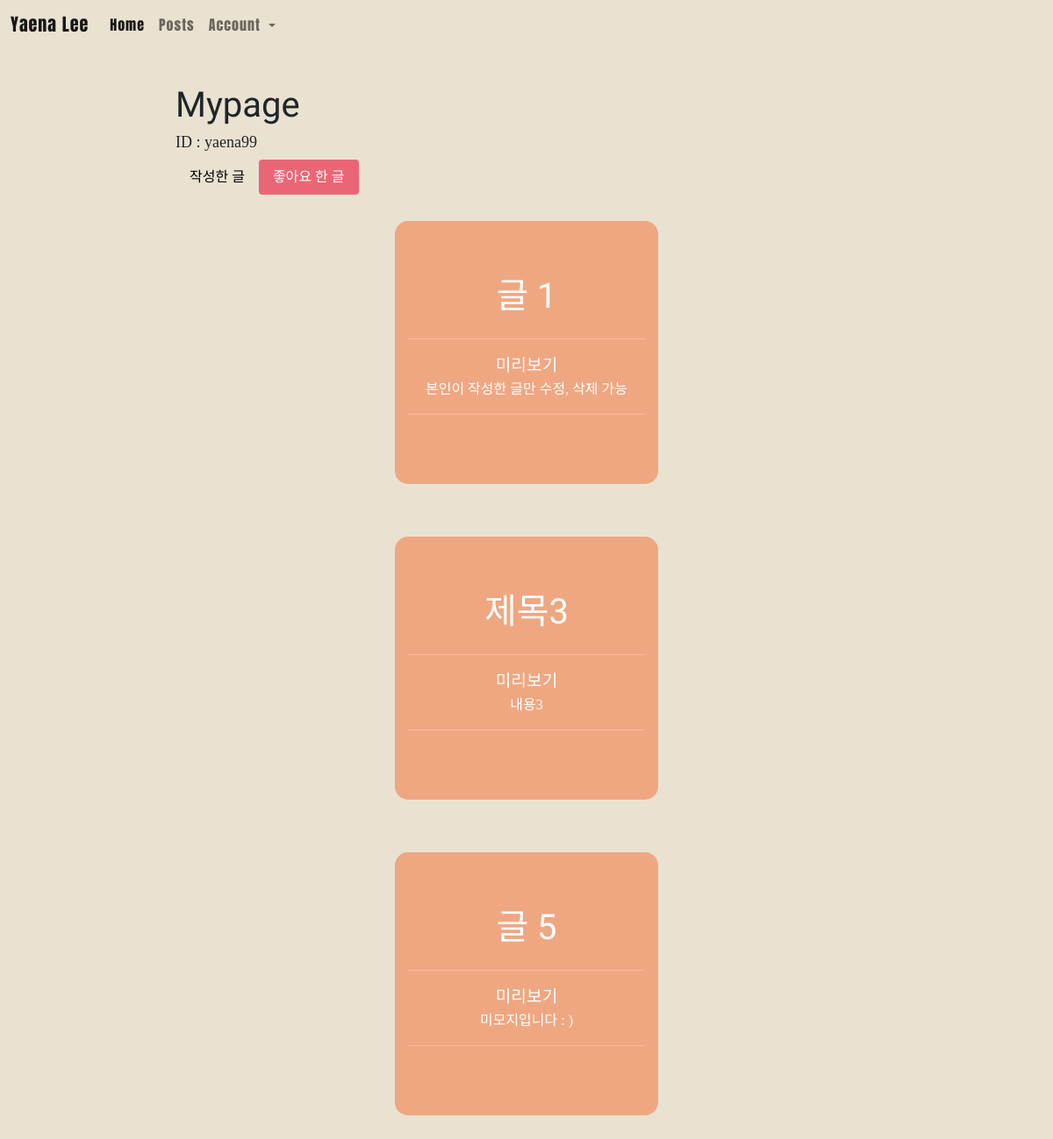
Before: /users/mypage2/ (signed in) with the older database file.
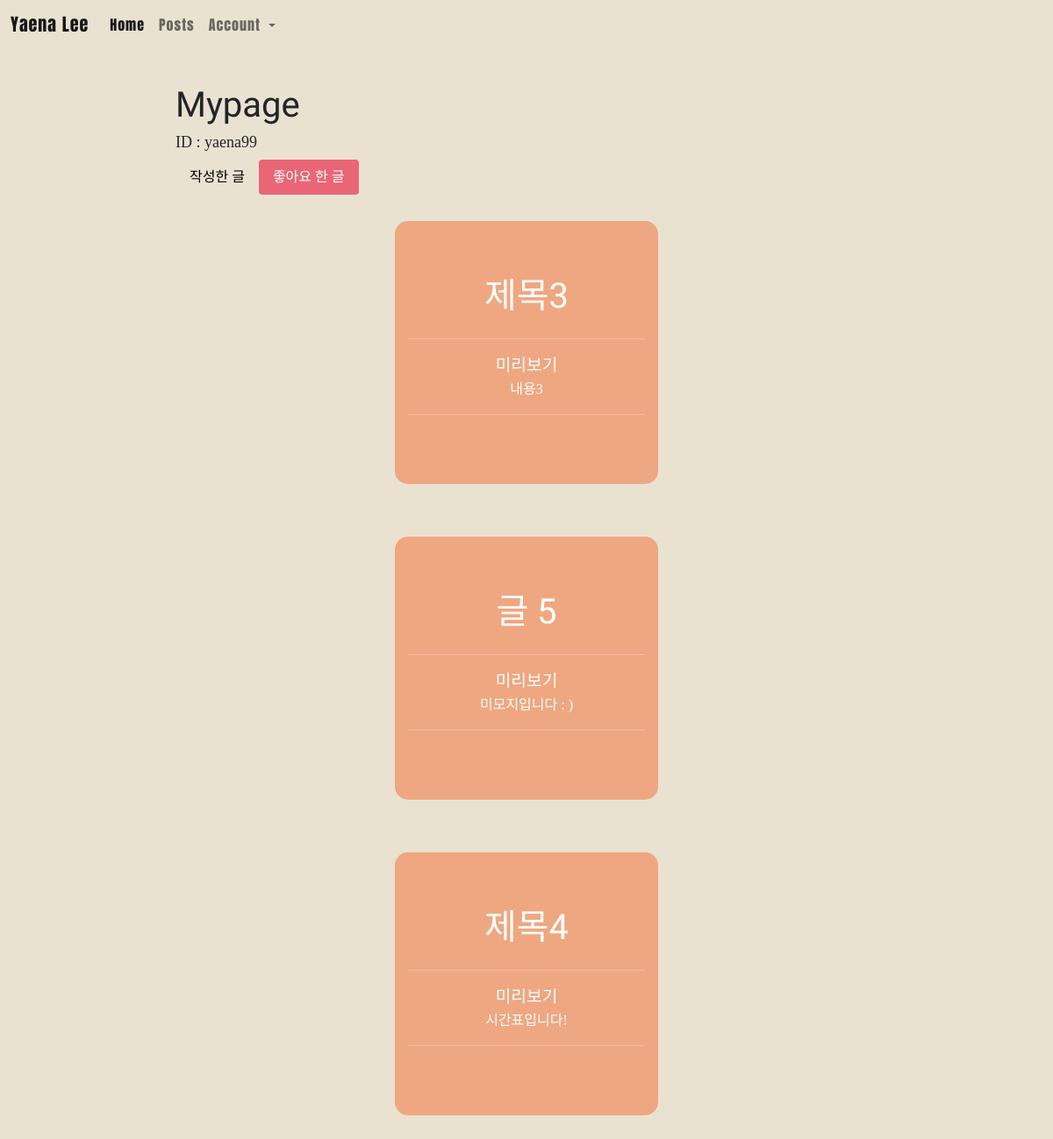
After: the same page with the newer database file.
### main/models.py (models this page shows, shortened)
class Like(models.Model):
    user = models.ForeignKey(User, on_delete=models.CASCADE)
    post = models.ForeignKey(Post, on_delete=models.CASCADE)
    created_at = models.DateTimeField(auto_now_add=True)
    class Meta:
        unique_together =(('user', 'post'))

class Post(models.Model):
    title = models.CharField(max_length=200)
    writer = models.ForeignKey(User,on_delete=models.CASCADE)
    pub_date = models.DateTimeField()
    body = models.TextField()
    image = models.ImageField(upload_to = 'post/', blank = True, null = True)
    like_user_set = models.ManyToManyField(User, blank=True, related_name='likes_user_set',through='Like')
    dislike_user_set = models.ManyToManyField(User, blank=True, related_name='dislikes_user_set',through='Dislike')
    def summary(self):
        return self.body[:20]

### users/views.py (the view)
# urls.py: path('mypage2/',mypage2,name="mypage2"),
def mypage2(request):
    user = request.user
    like_list = Like.objects.filter(user=user)
    posts = Post.objects.filter(writer=user)
    return render(request,'users/mypage2.html',{'posts':posts, 'like_list':like_list})

### users/templates/users/mypage2.html (shortened to what this page needs)
{% extends 'base.html' %}
{% load static %}
{% block content %}
{% include 'shared/_navbar2.html' %}
<br><br><br><br>
<h1 style="margin-left: 200px;">Mypage</h1>
    <h4 style="margin-left: 200px;font-family: dream;font-size: 18px;">ID : {{user.username}}</h2>
        <ul class="nav nav-pills" style="margin-left: 200px; font-family: dream;">
            <li class="nav-item">
              <a class="nav-link" href="{% url 'users:mypage' %}" style="color:black">작성한 글</a>
            </li>
            <li class="nav-item">
              <a class="nav-link active" href="{% url 'users:mypage2'%}">좋아요 한 글</a>
            </li>
        </ul>
    <div  id = "post_container">
            {% for like in like_list %}
                <a href = "{% url 'main:detail' like.post.id %}" style="text-decoration: none;cursor:default">
                    <div id = "post_box" style="cursor:pointer; text-align: center;">
                        <h1>{{ like.post.title }}</h1>
                        <hr style="width: 90%;margin-left: auto;margin-right: auto;">
                        <p style="margin:0 ;font-size:larger;">미리보기</p>
                        <h7>{{like.post.summary}}</h7>
                        <hr style="width: 90%;margin-left: auto;margin-right: auto;">
                    </div>
                </a>
        {% endfor %}
    </div>
{% endblock %}

Changed rows visible on the page:
removed Like: post "글 1", post.summary "본인이 작성한 글만 수정, 삭제 가능"
added Like: post "제목4", post.summary "시간표입니다!"
